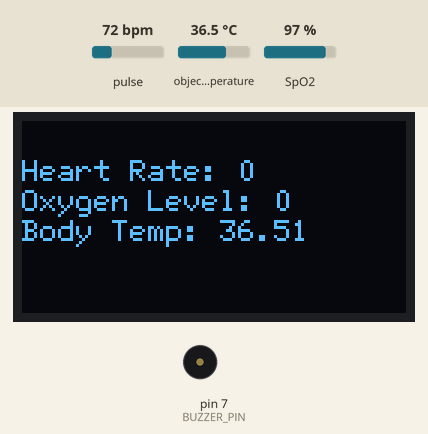
The sketch below on a simulated Arduino Uno, built with avr-gcc and run on an emulated ATmega328P. Shown: 128×64 one-colour display, buzzer (waves = sounding, pin HIGH). Inputs (shaded band) come from the test bench; at power-on: pulse 72 bpm, object temperature 36.5 °C, SpO2 97 %. What the sketch prints to the serial monitor is not drawn.

Above: at 6.3 s.
6.4 s: pulse set to 42 bpm
At 8.3 s:
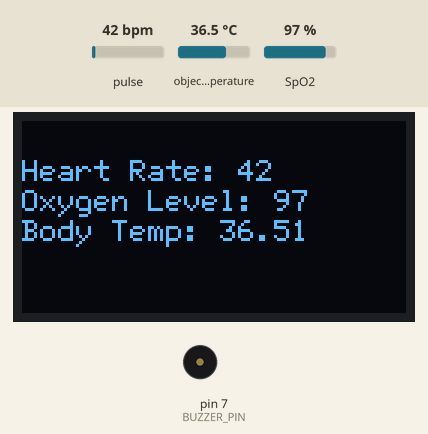
9.4 s: object temperature set to 20 °C
At 10.5 s:
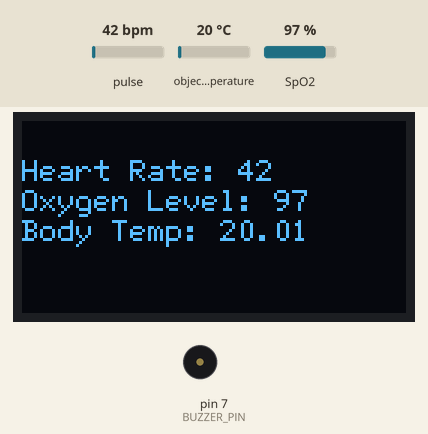
11.4 s: SpO2 set to 80 %
At 12.6 s:
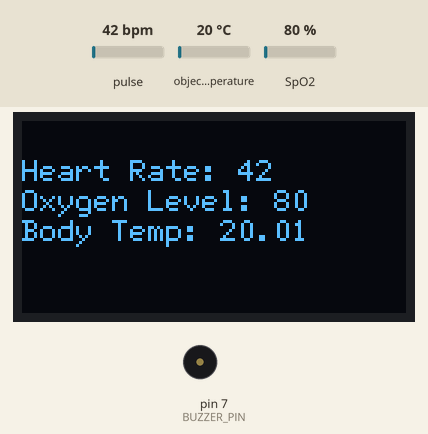
13.4 s: pulse set to 70 bpm
At 16.2 s:
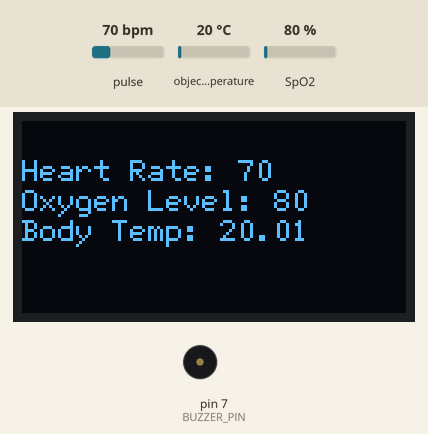
16.4 s: object temperature set to 26 °C
Timing chart, 0 to 19.4 s (numbered marks = the images above; inputs shaded):
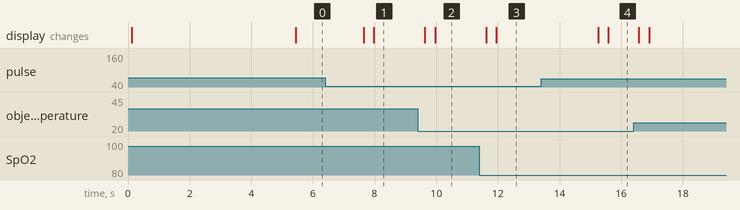

Measured:
- after the input at 9.4 s, the display: first changes after 0.23 s (image 2 shows a later state)
- after the input at 11.4 s, the display: first changes after 0.22 s (image 3 shows a later state)
- after the input at 13.4 s, the display: first changes after 1.8 s (image 4 shows a later state)

The sketch:

main.ino
```cpp
#include <Wire.h>
// #include <SPI.h>
// #include <Adafruit_SSD1306.h>
// #include <Adafruit_GFX.h>
#include "U8glib.h"
#include <Adafruit_MLX90614.h>
#include "MAX30100_PulseOximeter.h"


#define BUZZER_PIN 7
#define OLED_RESET -1
#define WIDTH 128
#define HEIGHT 64
#define REPORTING_PERIOD_MS 1000

Adafruit_MLX90614 temp_sensor = Adafruit_MLX90614();
U8GLIB_SSD1306_128X64 u8g(U8G_I2C_OPT_NONE|U8G_I2C_OPT_DEV_0);
// Adafruit_SSD1306 display(WIDTH, HEIGHT, &Wire, OLED_RESET);

PulseOximeter pox;

uint32_t tsLastReport = 0;
int heart_rate = 0, oxygen_level = 0, old_heart_rate = 0, stress_level = 0, to_stop=0, ave = 0;
int ave_hr[20];
int ave_bo[20];


// 'image_2024-06-09_195031043', 128x64px
// 'image_2024-06-09_195031043', 128x64px
const unsigned char epd_bitmap_image_2024_06_09_195031043 [] PROGMEM = {
	0x21, 0xfe, 0xff, 0x80, 0xbf, 0x8b, 0xdf, 0xef, 0xff, 0x7f, 0xff, 0xff, 0xa3, 0xff, 0xff, 0xff,
	0x02, 0xd6, 0x16, 0x00, 0xfe, 0x17, 0xee, 0xdf, 0xff, 0x7f, 0xff, 0xff, 0x80, 0xff, 0x5b, 0x7f,
	0x03, 0xfa, 0x03, 0x00, 0xf4, 0x1e, 0x9c, 0xbf, 0xfd, 0xdb, 0xdf, 0x0b, 0x00, 0xfc, 0xfe, 0x3f,
	0x07, 0x58, 0x00, 0x00, 0x40, 0x7c, 0x90, 0xf7, 0x7f, 0xff, 0xf7, 0x01, 0x00, 0x40, 0xff, 0x0d,
	0x0b, 0x20, 0x00, 0x00, 0x00, 0xb8, 0x80, 0xff, 0xeb, 0xff, 0x7d, 0x00, 0x00, 0x00, 0xb8, 0x87,
	0x0e, 0x00, 0x00, 0x00, 0x00, 0xe0, 0x03, 0xff, 0xd0, 0x4a, 0x5f, 0x00, 0x00, 0x00, 0xe0, 0xc7,
	0x0e, 0x00, 0x00, 0x00, 0x00, 0xc0, 0x07, 0x5f, 0x80, 0x0f, 0x05, 0x00, 0x00, 0x00, 0xc0, 0xa5,
	0x1e, 0x00, 0x00, 0x00, 0x00, 0x00, 0x0c, 0x08, 0x82, 0x7f, 0x00, 0x00, 0x00, 0x00, 0x80, 0xe3,
	0x0e, 0x00, 0x00, 0x00, 0x00, 0x00, 0x00, 0x80, 0x1f, 0x77, 0x00, 0x00, 0x00, 0x00, 0x00, 0xe3,
	0x1e, 0x00, 0x00, 0x00, 0x00, 0x00, 0x00, 0xa0, 0x3b, 0xdf, 0x01, 0x00, 0x00, 0x00, 0x00, 0xd2,
	0x36, 0x00, 0x00, 0x00, 0x00, 0x00, 0x00, 0x9c, 0x6f, 0x7e, 0x00, 0x00, 0x00, 0x00, 0x00, 0x70,
	0x1e, 0x00, 0x00, 0x00, 0x00, 0x00, 0x00, 0xb4, 0x3b, 0x28, 0x00, 0x00, 0x00, 0x00, 0x00, 0xb0,
	0x0e, 0x00, 0x00, 0x00, 0x00, 0x00, 0x00, 0xb0, 0xff, 0x00, 0x00, 0x00, 0x00, 0x00, 0x00, 0x70,
	0x1e, 0x01, 0x00, 0x00, 0x00, 0x00, 0x00, 0x30, 0xbf, 0x00, 0x00, 0x00, 0x00, 0x00, 0x00, 0xb0,
	0x0e, 0x00, 0x00, 0x00, 0x00, 0x00, 0x00, 0x38, 0x6f, 0x00, 0x00, 0x00, 0x00, 0x00, 0x08, 0x30,
	0x0e, 0x01, 0x00, 0x00, 0x00, 0x00, 0x00, 0xb0, 0x7f, 0x00, 0x00, 0x00, 0x00, 0x00, 0x00, 0x30,
	0x86, 0x40, 0x20, 0x00, 0x00, 0x00, 0x00, 0x38, 0x7f, 0x02, 0x00, 0x00, 0x00, 0x00, 0x00, 0x30,
	0x0d, 0x01, 0x00, 0x00, 0x00, 0x00, 0x00, 0xbc, 0x57, 0x02, 0x00, 0x00, 0x00, 0x00, 0x00, 0x38,
	0x46, 0x00, 0x00, 0x00, 0x00, 0x00, 0x00, 0xb8, 0x3f, 0x03, 0x00, 0x00, 0x00, 0x00, 0x00, 0x18,
	0x07, 0x01, 0x00, 0x00, 0x00, 0x00, 0x00, 0xfc, 0x7b, 0x03, 0x00, 0x00, 0x00, 0x00, 0x00, 0x9c,
	0x8e, 0x04, 0x00, 0x00, 0x00, 0x00, 0x10, 0xdc, 0x1f, 0x03, 0x00, 0x00, 0x00, 0x08, 0x00, 0x9a,
	0x86, 0x02, 0x00, 0x00, 0x00, 0x00, 0x30, 0xf8, 0x3f, 0x01, 0x00, 0x00, 0x00, 0x00, 0x00, 0x9f,
	0x8e, 0x08, 0x10, 0x00, 0x00, 0x00, 0x18, 0x5c, 0x6b, 0x03, 0x00, 0x00, 0x00, 0x00, 0x00, 0x8d,
	0x8e, 0x2b, 0x00, 0x00, 0x00, 0x00, 0x14, 0xd8, 0xbf, 0x00, 0x00, 0x00, 0x00, 0x01, 0x80, 0xdf,
	0x1c, 0x2a, 0x00, 0x00, 0x00, 0x00, 0x0e, 0xbc, 0x6f, 0x01, 0x20, 0x00, 0x00, 0x00, 0x80, 0x87,
	0x1c, 0xc5, 0xda, 0x00, 0x00, 0x00, 0x05, 0xb8, 0x5d, 0x01, 0xe0, 0x00, 0x40, 0xa0, 0x80, 0xcf,
	0x1c, 0x9e, 0x37, 0x18, 0x40, 0x80, 0x07, 0x3e, 0x27, 0x28, 0x41, 0x01, 0x00, 0xe0, 0x80, 0x07,
	0x34, 0x1c, 0x1a, 0x58, 0x00, 0xc0, 0x01, 0x6f, 0x6f, 0x3d, 0xc7, 0x05, 0x00, 0xb1, 0xc1, 0x0d,
	0x38, 0x74, 0x00, 0xc0, 0x03, 0xf0, 0x81, 0xd1, 0x23, 0xfa, 0x03, 0xfb, 0xe9, 0x62, 0x80, 0xc3,
	0x78, 0xfc, 0x01, 0x90, 0x01, 0x78, 0x00, 0xc1, 0x63, 0xac, 0x06, 0x00, 0x18, 0x05, 0xe0, 0xc7,
	0x78, 0xf0, 0x0f, 0x00, 0x01, 0x3e, 0x80, 0xc1, 0x45, 0xfd, 0x03, 0x00, 0x00, 0x00, 0xe8, 0xe1,
	0xd0, 0xc0, 0x1f, 0x02, 0xc0, 0x1f, 0x00, 0x01, 0x41, 0xc3, 0xd7, 0xc0, 0x07, 0x00, 0x7c, 0xc3,
	0xf0, 0x80, 0x36, 0x5f, 0xa0, 0x17, 0x80, 0x01, 0xc0, 0x01, 0x7d, 0xeb, 0x1f, 0x48, 0xdf, 0xe0,
	0x60, 0x01, 0x88, 0x1f, 0xe4, 0x06, 0x00, 0x03, 0x80, 0x19, 0xdf, 0x7b, 0x1b, 0xfe, 0x7b, 0xa8,
	0xc0, 0x01, 0x00, 0x04, 0xe3, 0xab, 0x00, 0x07, 0xc0, 0x79, 0xfb, 0xfe, 0x7e, 0xfe, 0x5e, 0xe8,
	0xc0, 0x57, 0x3f, 0xc0, 0xa6, 0x7b, 0x80, 0x03, 0x80, 0xdc, 0xbe, 0xaf, 0x6f, 0xda, 0x17, 0x46,
	0x00, 0xff, 0xeb, 0xe0, 0x41, 0x54, 0x80, 0x01, 0x00, 0x78, 0xe8, 0xff, 0xfd, 0xfd, 0x06, 0xad,
	0x00, 0x7c, 0xff, 0x7b, 0x03, 0x7c, 0xc0, 0x01, 0x00, 0xec, 0x50, 0x7f, 0xbb, 0xa2, 0x40, 0xa5,
	0x00, 0xe8, 0xff, 0xff, 0x00, 0x37, 0xc0, 0x00, 0x00, 0x78, 0x00, 0xe8, 0x0f, 0x00, 0xc0, 0x4a,
	0x00, 0x00, 0x15, 0xde, 0xc0, 0x1f, 0x60, 0x00, 0x01, 0xdc, 0x10, 0x40, 0x05, 0x00, 0xb0, 0xc2,
	0x80, 0x00, 0x00, 0x10, 0xe0, 0x05, 0x20, 0x80, 0x00, 0x78, 0x7c, 0x00, 0x03, 0x00, 0xf6, 0x23,
	0x11, 0x00, 0x00, 0x00, 0x7c, 0x01, 0x30, 0x80, 0x00, 0x30, 0x1d, 0x00, 0x00, 0xe0, 0x5d, 0x51,
	0x05, 0x10, 0x00, 0x00, 0x5f, 0x00, 0x30, 0x40, 0x00, 0x78, 0x3f, 0x02, 0x00, 0x8d, 0xdf, 0xb8,
	0x40, 0x14, 0x00, 0xc0, 0x05, 0x00, 0x18, 0x00, 0x00, 0x50, 0x0f, 0x1d, 0x00, 0xa9, 0xec, 0x3d,
	0x50, 0x25, 0x00, 0x00, 0x00, 0x00, 0x30, 0x00, 0x00, 0xb8, 0x9b, 0x0e, 0x00, 0x76, 0x79, 0x1c,
	0x45, 0x1f, 0x00, 0x00, 0x00, 0x00, 0x30, 0x00, 0x00, 0xb8, 0x9f, 0x1e, 0x00, 0xdd, 0xb5, 0x37,
	0xa0, 0x1d, 0x24, 0x00, 0x00, 0x00, 0xf0, 0x00, 0x00, 0x98, 0x8e, 0x0d, 0x00, 0x7c, 0x73, 0xcf,
	0xd0, 0x16, 0x20, 0x01, 0x00, 0x00, 0xf0, 0x00, 0x00, 0xb8, 0x6f, 0x07, 0x00, 0xf0, 0xd7, 0xfd,
	0xac, 0x3f, 0x08, 0x44, 0x00, 0x00, 0x18, 0x00, 0x00, 0xb0, 0xd7, 0x07, 0x40, 0xa8, 0xf7, 0xbf,
	0xf4, 0x0f, 0x40, 0x09, 0x00, 0x00, 0x1c, 0x00, 0x02, 0xf0, 0xef, 0x03, 0x00, 0xc0, 0xad, 0xff,
	0x7e, 0x00, 0x12, 0x90, 0x80, 0x00, 0x0c, 0x00, 0x00, 0xe0, 0xed, 0x03, 0x00, 0x80, 0xef, 0x77,
	0x1e, 0x80, 0x04, 0x06, 0x04, 0x00, 0x1c, 0x00, 0x01, 0xe0, 0x7f, 0x03, 0x00, 0x00, 0xeb, 0xfd,
	0x06, 0x90, 0x2a, 0x40, 0x00, 0x00, 0x0c, 0x00, 0x02, 0x80, 0xfb, 0x07, 0x09, 0x22, 0xc6, 0xff,
	0x06, 0xd0, 0x5d, 0x21, 0x10, 0x00, 0x0e, 0x00, 0x01, 0x80, 0xdf, 0x03, 0x92, 0x80, 0xcc, 0xdf,
	0x03, 0x60, 0xff, 0x00, 0x01, 0x00, 0x06, 0x00, 0x02, 0x80, 0xff, 0x47, 0x1e, 0x00, 0x89, 0xfb,
	0x02, 0xd8, 0xb7, 0x97, 0x02, 0x00, 0x02, 0x00, 0x03, 0x10, 0xe7, 0xa3, 0xa4, 0x01, 0x90, 0xfe,
	0x04, 0x74, 0xff, 0x06, 0x04, 0x00, 0x03, 0x00, 0x01, 0x04, 0xf7, 0xf2, 0x05, 0x91, 0x30, 0xbf,
	0x40, 0xa8, 0xfd, 0x2d, 0x28, 0x01, 0x02, 0x00, 0x03, 0x08, 0xe7, 0xbb, 0x01, 0x02, 0xa0, 0xf8,
	0x00, 0x60, 0x6f, 0xab, 0x12, 0x08, 0x01, 0x00, 0x06, 0x10, 0xf7, 0xf5, 0x00, 0x08, 0x70, 0xd5,
	0x00, 0x54, 0xff, 0x4b, 0x21, 0x00, 0x02, 0x02, 0x05, 0x08, 0xe7, 0x7a, 0x80, 0x00, 0xc0, 0x02,
	0x80, 0x94, 0x6a, 0xb5, 0x8a, 0x00, 0x01, 0x80, 0x0e, 0x84, 0xe7, 0xbe, 0x08, 0x01, 0x80, 0x01,
	0x00, 0x52, 0x7d, 0x4b, 0x04, 0x00, 0x82, 0x44, 0x03, 0x08, 0xf7, 0x3d, 0x40, 0x10, 0x00, 0x0b,
	0x80, 0xf6, 0xad, 0x14, 0x41, 0x00, 0x02, 0xc1, 0x05, 0x82, 0xf3, 0x5e, 0x00, 0x01, 0x10, 0x05,
	0x88, 0xbe, 0x5f, 0xbf, 0x04, 0x00, 0x04, 0xe2, 0x07, 0xc0, 0xf9, 0x1f, 0x64, 0x84, 0x40, 0x06
};

// Array of all bitmaps for convenience. (Total bytes used to store images in PROGMEM = 1040)
const int epd_bitmap_allArray_LEN = 1;
const unsigned char* epd_bitmap_allArray[1] = {
	epd_bitmap_image_2024_06_09_195031043
};


void onBeatDetected() {
  if (millis() - tsLastReport > REPORTING_PERIOD_MS) {
        heart_rate = int(pox.getHeartRate());

        int current_oxygen = pox.getSpO2();
        if (current_oxygen != 0)  {
          if (current_oxygen > 100) {
            oxygen_level = 100;
          } else  {
            if ((current_oxygen < oxygen_level) && ((oxygen_level - current_oxygen) < 10))  {
              oxygen_level = current_oxygen;
          }
        }


        if (heart_rate > old_heart_rate)  {
          stress_level = heart_rate - old_heart_rate;
        } else  {
          stress_level = old_heart_rate - heart_rate;
        }
        old_heart_rate = heart_rate;
        tsLastReport = millis();
        Serial.print(oxygen_level);
        Serial.print(" / ");
        Serial.println(tsLastReport);

  }
}
  if (to_stop < 20) {
    Serial.println(to_stop);
    ave_hr[to_stop] = heart_rate;
    to_stop++;

  } else  {
    pox.shutdown();
    for (int i = 0; i < 20; i++)  {
      ave += (ave_hr[i]);

    }
    Serial.print("Average: ");
    Serial.println(ave / 20);
    heart_rate = ave / 20;
  }
}
void clear_oled(){
u8g.firstPage();
do {
  u8g.drawXBMP( 0, 0, 128, 64, epd_bitmap_image_2024_06_09_195031043);
} while( u8g.nextPage() );
delay(5000);
}
void setup()
{
    pinMode(BUZZER_PIN, OUTPUT);
    Serial.begin(115200);
    clear_oled();

  // u8g.setFont(u8g_font_osb21);

    // delay(3000);
    if (!pox.begin()) {
        Serial.println("[ - ] MAX30100 OFFLINE");
    } else {
        Serial.println("[ + ] MAX30100 ONLINE");

    }


    if (!temp_sensor.begin()) {
     Serial.println("[ - ] MLX90614 OFFLINE");
    } else  {
      Serial.println("[ + ] MLX90614 ONLINE");

    }
    pox.setIRLedCurrent(MAX30100_LED_CURR_7_6MA);
    // pox.setIRLedCurrent(200);
    pox.setOnBeatDetectedCallback(onBeatDetected);


    u8g.setCursorPos(0, 0);
    u8g.setFont(u8g_font_6x12);


        // display.clearDisplay();
}

void loop()
{
  String test = "test";


   Serial.println(heart_rate);
u8g.firstPage();
  do {
    pox.update();
    u8g.setPrintPos(0, 20);
    u8g.print("Heart Rate: ");
    u8g.println(heart_rate);
    u8g.setPrintPos(0, 30);
    u8g.print("Oxygen Level: ");
    u8g.println(pox.getSpO2());
    u8g.setPrintPos(0, 40);
    u8g.print("Body Temp: ");
    u8g.println(temp_sensor.readObjectTempC());
  } while( u8g.nextPage() );
    // delay(2000);
  // clear_oled();


        // display.setCursor(0, 0);
        // display.setTextColor(WHITE);
        // display.setTextSize(1);

        // Serial.print("Body Temp: ");
        // Serial.print(temp_sensor.readObjectTempC());
        // // Serial.println(temp_sensor.readObjectTempC());
        // Serial.println(" C");

        // Serial.print("Heart Rate: ");
        // Serial.print(heart_rate);
        // Serial.println(" BPM");

        // Serial.print("Blood Oxy: ");
        // Serial.print(oxygen_level);
        // Serial.println("%");

        // display.print("Stress Lvl: ");
        // display.print(stress_level);
        // display.println("%");

        // display.display();
        // display.clearDisplay();
}
```
